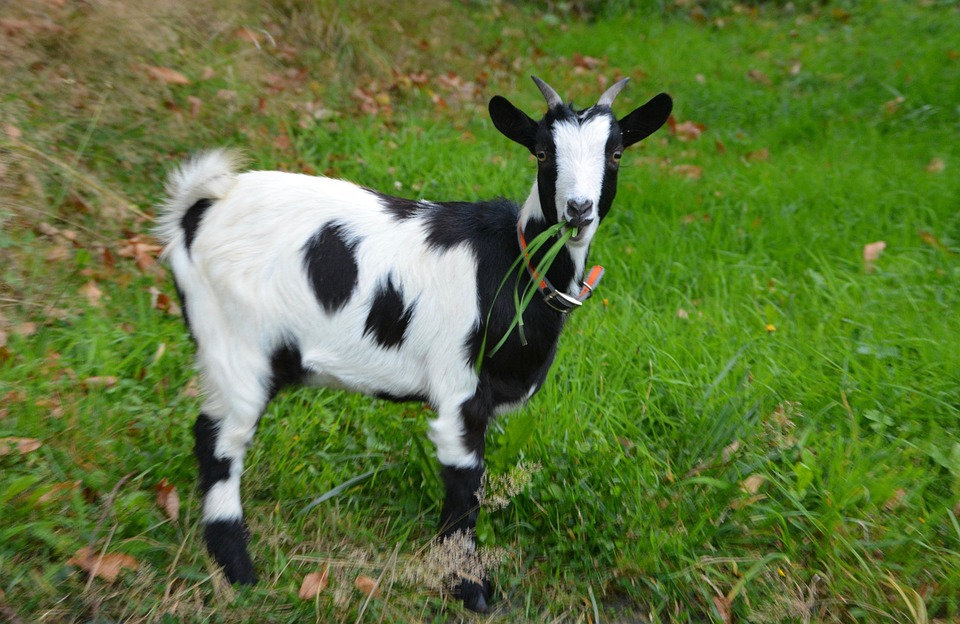
#> input picture Basics/goat-2775034_960_720-3704390797.jpg, 960 x 624 px
$ jupyter execute --allow-errors 'Testing Building Blocks.ipynb'   (shell and % lines are left out)
#> lines starting #> are read from the running program, lines starting #| are printed output that depends on the picture
### Basics/nn_building_blocks.py
import numpy as np
import copy
import math


def initialize_parameters(layer_dims, seed=None):

    if seed is not None:
        np.random.seed(seed)

    parameters = {}

    L= len(layer_dims)

    for l in range(1,L):
        parameters["W" + str(l)] = np.random.randn(layer_dims[l], layer_dims[l-1]) * 0.01
        parameters["b" + str(l)] = np.zeros((layer_dims[l],1))

        assert(parameters['W' + str(l)].shape == (layer_dims[l], layer_dims[l - 1]))
        assert(parameters['b' + str(l)].shape == (layer_dims[l], 1))

    return parameters

def initialize_parameters_xavier(layer_dims, seed=None):

    if seed is not None:
        np.random.seed(seed)

    parameters = {}
    L = len(layer_dims)

    for l in range(1, L):
        parameters['W' + str(l)] = np.random.randn(layer_dims[l], layer_dims[l-1]) / np.sqrt(layer_dims[l-1])
        parameters['b' + str(l)] = np.zeros((layer_dims[l], 1))

        assert(parameters['W' + str(l)].shape == (layer_dims[l], layer_dims[l-1]))
        assert(parameters['b' + str(l)].shape == (layer_dims[l], 1))


    return parameters


# [16 lines left out: function initialize_parameters_he, not called in this run]


##############################################################################################################################


def linear_forward(A_prev, W, b):
    Z = np.dot(W, A_prev) +b
    return Z


def sigmoid(Z):
    A = 1 / (1+np.exp(-Z))
    return A

def relu(Z):
    A = np.maximum(0, Z)
    assert(A.shape == Z.shape)
    return A


##############################################################################################################################

def linear_activation_forward(A_prev, W, b, activation):

    if activation == "sigmoid":
        Z = linear_forward(A_prev, W, b)
        A = sigmoid(Z)
    elif activation == "relu":
        Z = linear_forward(A_prev, W, b)
        A = relu(Z)
    elif activation == "tanh":
        Z = linear_forward(A_prev, W, b)
        A = np.tanh(Z)
    else:
        raise ValueError(f"Unsupported activation function: {activation}")
    cache = (Z, A_prev, W, b)

    return A, cache


def forward_propagation(X, parameters, hidden_activation="relu", output_activation="sigmoid"):

    '''
    cache order = (Z1, A1, W1, b1, Z2, A2, W2, b2......ZL, AL, WL, bL)
    '''

    A = X
    L = len(parameters)//2
    caches = []

    if L > 1:
        for l in range(1, L):
            A_prev = A
            A, cache = linear_activation_forward(A_prev, parameters["W"+str(l)], parameters["b"+str(l)], hidden_activation)
            caches += cache[0], A, cache[2], cache[3]

        AL, cacheL = linear_activation_forward(A, parameters["W"+str(L)], parameters["b"+str(L)], output_activation)
        caches += cacheL[0], AL, cacheL[2], cacheL[3]
    else:
        AL, cacheL = linear_activation_forward(A, parameters["W"+str(L)], parameters["b"+str(L)], output_activation)
        caches += cacheL[0], AL, cacheL[2], cacheL[3]

    return AL, caches


##############################################################################################################################

def compute_cost_log_loss(AL, Y):
    AL = np.clip(AL, 1e-15, 1 - 1e-15)
    Y = Y.reshape(1, -1)

    m = Y.shape[1]

    j = -(1/m) * np.sum((Y*np.log(AL)) + ((1-Y)*np.log(1-AL)))

    j = np.squeeze(j)

    return j

# [45 lines left out: functions compute_cost_with_regularization, compute_batch_cost, compute_batch_cost_regularization, not called in this run]


##############################################################################################################################

def linear_backward(dZ, A_prev, W, b, lambd):
    m = A_prev.shape[1]

    dW = (1/m) * np.dot(dZ, A_prev.T) + ((lambd/m)*W)
    db = (1/m) * np.sum(dZ, axis=1, keepdims=True)
    dA_prev = np.dot(W.T, dZ)

    return dA_prev, dW, db


# [5 lines left out: function sigmoid_backwards, not called in this run]

def relu_backwards(dA, Z):
    dZ = np.array(dA, copy=True)
    dZ[Z <= 0] = 0
    assert (dZ.shape == Z.shape)
    return dZ

def tanh_backwards(dA, Z):
    A = np.tanh(Z)
    dZ = dA * (1-np.square(A))
    assert (dZ.shape == Z.shape)
    return dZ


def linear_activation_backward(dA, Z, A_prev, W, b, activation, lambd):

    if activation == "relu":
        dZ = relu_backwards(dA, Z)
        dA_prev, dW, db = linear_backward(dZ, A_prev, W, b, lambd)
    elif activation == "sigmoid":
        dZ = sigmoid_backwards(dA, Z)
        dA_prev, dW, db = linear_backward(dZ, A_prev, W, b, lambd)
    elif activation == "tanh":
        dZ = tanh_backwards(dA, Z)
        dA_prev, dW, db = linear_backward(dZ, A_prev, W, b, lambd)


    return dA_prev, dW, db


def backward_propagation(X, Y, caches, hidden_activation="relu", lambd=0):

    '''
    cache order = (Z1, A1, W1, b1, Z2, A2, W2, b2......ZL, AL, WL, bL)
    '''

    grads = {}
    L = len(caches)//4
    m = X.shape[1]
    AL = caches[-3]
    Y = Y.reshape(AL.shape)

    dZL = AL-Y


    if L > 1:
        A_prev = caches[-7]
        ZL = caches[-4]
        WL = caches[-2]
        bL = caches[-1]

        dA_prev = np.dot(WL.T, dZL)
        dWL = (1/m) * np.dot(dZL, A_prev.T) + ((lambd/m)*WL)
        dbL = (1/m) * np.sum(dZL, axis=1, keepdims=True)

        # grads["dA" + str(L-1)] = dA_prev_temp
        grads["dW" + str(L)] = dWL
        grads["db" + str(L)] = dbL


        for l in reversed(range(L-1)):
            dAl = dA_prev
            Zl = caches[((l+1)*4)-4]
            Al = caches[((l+1)*4)-3]
            Wl = caches[((l+1)*4)-2]
            bl = caches[((l+1)*4)-1]

            if l > 0:
                A_prev = caches[l*4-3]
            else:
                A_prev = X

            dA_prev, dWl, dbl = linear_activation_backward(dAl, Zl, A_prev, Wl, bl, hidden_activation, lambd)
            # grads["dA" + str(l)] = dA_prev_temp
            grads["dW" + str(l+1)] = dWl
            grads["db" + str(l+1)] = dbl
    else:
        WL = caches[-2]
        dA_prev = np.dot(WL.T, dZL)
        dWL = (1/m) * np.dot(dZL, X.T) + ((lambd/m)*WL)
        dbL = (1/m) * np.sum(dZL, axis=1, keepdims=True)

        # grads["dA" + str(L-1)] = dA_prev_temp
        grads["dW" + str(L)] = dWL
        grads["db" + str(L)] = dbL


    return grads


##############################################################################################################################

def update_parameters(params, grads, learning_rate):
    parameters = copy.deepcopy(params)
    L = len(params)//2

    for l in range(1, L+1):
        parameters["W"+str(l)] = parameters["W"+str(l)] - (learning_rate * grads["dW"+str(l)])
        parameters["b"+str(l)] = parameters["b"+str(l)] - (learning_rate * grads["db"+str(l)])

    return parameters

##############################################################################################################################

def predict(X, y, parameters, print_accuracy=True):
    m = X.shape[1]
    n = len(parameters) // 2
    p = np.zeros((1,m))

    probas, _ = forward_propagation(X, parameters)

    for i in range(0, probas.shape[1]):
        if probas[0,i] > 0.5:
            p[0,i] = 1
        else:
            p[0,i] = 0
    if print_accuracy:
        print("Accuracy: "  + str(np.sum((p == y)/m)))

    return p


##############################################################################################################################


# [81 lines left out: functions linear_activation_forward_dropout, forward_propagation_with_dropout, linear_activation_backward_dropout, backward_propagation_with_dropout, not called in this run]


##############################################################################################################################


def gradient_checking(parameters, gradients, X, Y, epsilon=1e-7, print_msg=False, hidden_activation="relu", output_activation="sigmoid"):
    parameters_values, keys = dictionary_to_vector(parameters)
    grad = gradients_to_vector(gradients)


    num_parameters = len(parameters_values)
    J_plus = np.zeros((num_parameters, 1))
    J_minus = np.zeros((num_parameters, 1))
    gradapprox = np.zeros((num_parameters, 1))

    for i in range(num_parameters):
        theta_plus = np.copy(parameters_values)
        theta_plus[i] += epsilon
        J_plus[i], _ = gradient_checking_forward_propagation(X, Y, vector_to_dictionary(theta_plus,parameters), hidden_activation, output_activation)

        theta_minus = np.copy(parameters_values)
        theta_minus[i] -=  epsilon
        J_minus[i], _ = gradient_checking_forward_propagation(X, Y, vector_to_dictionary(theta_minus,parameters), hidden_activation, output_activation)

        gradapprox[i] = (J_plus[i]-J_minus[i]) / (2*epsilon)

    numerator = np.linalg.norm(grad - gradapprox)
    denominator = np.linalg.norm(grad) + np.linalg.norm(gradapprox)
    difference = (numerator) / (denominator)

    if print_msg:
        if difference > 2e-7:
            print ("\033[93m" + "There is a mistake in the backward propagation! difference = " + str(difference) + "\033[0m")
        else:
            print ("\033[92m" + "Your backward propagation works perfectly fine! difference = " + str(difference) + "\033[0m")

    return difference


def vector_to_dictionary(theta, shape_reference):
    parameters = {}
    cursor = 0
    for l in range(1, len(shape_reference) //2 + 1):
        Wl_shape = shape_reference["W"+str(l)].shape
        bl_shape = shape_reference["b"+str(l)].shape

        size_W = Wl_shape[0]*Wl_shape[1]
        parameters["W"+str(l)] = theta[cursor: cursor+size_W].reshape(Wl_shape)
        cursor += size_W

        size_b = bl_shape[0]*bl_shape[1]
        parameters["b"+str(l)] = theta[cursor: cursor+size_b].reshape(bl_shape)
        cursor += size_b

    return parameters


def gradients_to_vector(gradients):

    theta = []
    dW_keys = [key for key in gradients.keys() if key.startswith('dW')]
    L = len(dW_keys)

    for l in range(1, L + 1):

        for grad in ['dW', 'db']:
            key = grad + str(l)
            vector = gradients[key].reshape(-1, 1)
            theta.append(vector)

    theta = np.concatenate(theta, axis=0)
    return theta


def dictionary_to_vector(parameters):

    keys = []
    theta = []

    L = len(parameters) // 2

    for l in range(1, L + 1):

        for param in ['W', 'b']:
            key = param + str(l)
            vector = parameters[key].reshape(-1, 1)
            keys += [key] * vector.shape[0]
            theta.append(vector)

    theta = np.concatenate(theta, axis=0)
    return theta, keys


def gradient_checking_forward_propagation(X, Y, parameters, hidden_activation="relu", output_activation="sigmoid"):
    '''
    cache order = (Z1, A1, W1, b1, Z2, A2, W2, b2......ZL, AL, WL, bL)
    '''

    A = X
    L = len(parameters)//2
    caches = []
    m = X.shape[1]

    for l in range(1, L):
        A_prev = A
        A, cache = linear_activation_forward(A_prev, parameters["W"+str(l)], parameters["b"+str(l)], hidden_activation)
        caches += cache[0], A, cache[2], cache[3]

    AL, cacheL = linear_activation_forward(A, parameters["W"+str(L)], parameters["b"+str(L)], output_activation)
    caches += cacheL[0], AL, cacheL[2], cacheL[3]

    cost = compute_cost_log_loss(AL, Y)

    caches = tuple(caches)
    return cost, caches


##############################################################################################################################


# [95 lines left out: functions random_mini_batches, initialize_velocity, update_parameters_with_momentum, initialize_adam, update_parameters_with_adam, not called in this run]

##############################################################################################################################


def update_lr(learning_r, epoch, decay_rate):
    learning_rate = 1/(1+decay_rate*epoch)*learning_r
    return learning_rate

def schedule_lr_decay(learning_r, epoch, decay_rate, time_interval=1000):
    learning_rate = 1/(1+decay_rate*np.floor(epoch/time_interval))*learning_r
    return learning_rate


################################################## The Model #####################################################################


# [146 lines left out: function model, not called in this run]


# [221 lines of commented-out code are left out]

### Basics/Testing Building Blocks.ipynb
[cell 1]
import numpy as np
import matplotlib.pyplot as plt
import scipy
import math
import sklearn
import sklearn.datasets
import h5py
from PIL import Image
from scipy import ndimage
import copy


from nn_building_blocks import *

[cell 2]
def model(X, Y, layers_dims,
                        optimizer="gd", learning_rate = 0.0007, num_epochs = 5000,
                        momentum_beta = 0.9, adam_beta1 = 0.9, adam_beta2 = 0.999,  epsilon = 1e-8,
                        init="random", hidden_activation="relu", output_activation="sigmoid",
                        lambd=0, keep_probs=1, mini_batch_size = None,
                        decay=None, decay_rate=1,
                        print_cost = False, seed=None, check_gradient=False):

    assert(lambd ==0 or keep_probs==1)
    if seed is not None:
        np.random.seed(seed)


    L = len(layers_dims)
    costs = []
    t = 0
    m = X.shape[1]
    lr_rates = []
    learning_rate0 = learning_rate
    batch_seed = 10


    if init == "random":
        parameters = initialize_parameters(layers_dims, seed)
    elif init == "he":
        parameters = initialize_parameters_he(layers_dims, seed)
    elif init == "xavier":
        parameters = initialize_parameters_xavier(layers_dims, seed)


    if optimizer != "momentum" and optimizer != "adam":
        pass
    elif optimizer == "momentum":
        v = initialize_velocity(parameters)
    elif optimizer == "adam":
        v, s = initialize_adam(parameters)

    if mini_batch_size is not None:
        for i in range(num_epochs):

            batch_seed = batch_seed + 1
            minibatches = random_mini_batches(X, Y, mini_batch_size, batch_seed)
            cost_total = 0

            for k, minibatch in enumerate(minibatches):

                (minibatch_X, minibatch_Y) = minibatch

                if keep_probs == 1:
                    al, caches = forward_propagation(minibatch_X, parameters, hidden_activation, output_activation)
                elif keep_probs < 1:
                    al, caches = forward_propagation_with_dropout(minibatch_X, parameters, hidden_activation, output_activation, keep_probs)

                if lambd == 0:
                    cost_total += compute_batch_cost(al, minibatch_Y)
                elif lambd > 0:
                    cost_total += compute_batch_cost_regularization(al, minibatch_Y, parameters, lambd)

                if lambd >= 0 and keep_probs == 1:
                    grads = backward_propagation(minibatch_X, minibatch_Y, caches, hidden_activation, lambd)
                elif keep_probs < 1:
                    grads = backward_propagation_with_dropout(minibatch_X, minibatch_Y, caches, keep_probs, al, hidden_activation)


                if check_gradient and (i % 1000 == 0 or i==num_epochs-1) and k == 0:
                    difference = gradient_checking(parameters, grads, minibatch_X, minibatch_Y, 1e-7, False, hidden_activation, output_activation)
                    print(f"Gradient check difference for minibatch {k} is {difference}")


                if optimizer != "momentum" and optimizer != "adam":
                    parameters = update_parameters(parameters, grads, learning_rate)
                elif optimizer == "momentum":
                    parameters, v = update_parameters_with_momentum(parameters, grads, v, momentum_beta, learning_rate)
                elif optimizer == "adam":
                    t = t + 1 # Adam counter
                    parameters, v, s, _, _ = update_parameters_with_adam(parameters, grads, v, s,
                                                                   t, learning_rate, adam_beta1, adam_beta2,  epsilon)


            if decay:
                learning_rate = decay(learning_rate0, i, decay_rate)

            cost_avg = cost_total / m
            if print_cost and (i % 1000 == 0 or i==num_epochs-1):
                print ("Cost after epoch %i: %f" %(i, cost_avg))
                if decay:
                    print("learning rate after epoch %i: %f"%(i, learning_rate))

            if print_cost and i % 100 == 0:
                costs.append(cost_avg)


    else:
        for i in range(num_epochs):
            if keep_probs == 1:
                al, caches = forward_propagation(X, parameters, hidden_activation, output_activation)
            elif keep_probs < 1:
                al, caches = forward_propagation_with_dropout(X, parameters, hidden_activation, output_activation, keep_probs)

            if lambd == 0:
                cost_avg = compute_cost_log_loss(al, Y)
            elif lambd > 0:
                cost_avg = compute_cost_with_regularization(al, Y, parameters, lambd)

            if lambd >= 0 and keep_probs == 1:
                grads = backward_propagation(X, Y, caches, hidden_activation, lambd)
            elif keep_probs < 1:
                grads = backward_propagation_with_dropout(X, Y, caches, keep_probs, al, hidden_activation)

            if optimizer != "momentum" and optimizer != "adam":
                parameters = update_parameters(parameters, grads, learning_rate)
            elif optimizer == "momentum":
                parameters, v = update_parameters_with_momentum(parameters, grads, v, momentum_beta, learning_rate)
            elif optimizer == "adam":
                t = t + 1 # Adam counter
                parameters, v, s, _, _ = update_parameters_with_adam(parameters, grads, v, s,
                                                               t, learning_rate, adam_beta1, adam_beta2,  epsilon)


            if decay:
                learning_rate = decay(learning_rate0, i, decay_rate)

            if check_gradient and (i % 1000 == 0 or i==num_epochs-1):
                difference = gradient_checking(parameters, grads, X, Y, 1e-7, False, hidden_activation, output_activation)
                print(f"Gradient check difference: {difference}")


            if print_cost and (i % 1000 == 0 or i==num_epochs-1):
                print ("Cost after epoch %i: %f" %(i, cost_avg))
                if decay:
                    print("learning rate after epoch %i: %f"%(i, learning_rate))
            if print_cost and i % 100 == 0:
                costs.append(cost_avg)


    # # plot the cost
    plt.plot(costs)
    plt.ylabel('cost')
    plt.xlabel('epochs (per 100)')
    plt.title("model Learning rate = " + str(learning_rate))
    plt.show()

    # Parameters for prediction and grads for gradient checking
    return parameters, grads

# Binary Classification with Tanh in a Single Hidden Layer NN

[cell 3]
np.random.seed(1)
m = 400 # number of examples
N = int(m/2) # number of points per class
D = 2 # dimensionality
X = np.zeros((m,D)) # data matrix where each row is a single example
Y = np.zeros((m,1), dtype='uint8') # labels vector (0 for red, 1 for blue)
a = 4 # maximum ray of the flower

for j in range(2):
    ix = range(N*j,N*(j+1))
    t = np.linspace(j*3.12,(j+1)*3.12,N) + np.random.randn(N)*0.2 # theta
    r = a*np.sin(4*t) + np.random.randn(N)*0.2 # radius
    X[ix] = np.c_[r*np.sin(t), r*np.cos(t)]
    Y[ix] = j

X = X.T
Y = Y.T

[cell 4]
binary_classification_layers_dims = (X.shape[0], 4, 1)

[cell 5]
# [57 lines left out: function binary_1L_model, not called in this run]

[cell 6]
def predict1(parameters, X):
    A2, cache = forward_propagation(X, parameters, "tanh")
    prediction = (A2 > 0.5).astype(int)
    return prediction

[cell 7]
def plot_decision_boundary(model, X, y):
    # Set min and max values and give it some padding
    x_min, x_max = X[0, :].min() - 1, X[0, :].max() + 1
    y_min, y_max = X[1, :].min() - 1, X[1, :].max() + 1
    h = 0.01
    # Generate a grid of points with distance h between them
    xx, yy = np.meshgrid(np.arange(x_min, x_max, h), np.arange(y_min, y_max, h))
    # Predict the function value for the whole grid
    Z = model(np.c_[xx.ravel(), yy.ravel()])
    Z = Z.reshape(xx.shape)
    # Plot the contour and training examples
    plt.contourf(xx, yy, Z, cmap=plt.cm.Spectral)
    plt.ylabel('x2')
    plt.xlabel('x1')
    plt.scatter(X[0, :], X[1, :], c=y, cmap=plt.cm.Spectral)

[cell 8]
def load_extra_datasets():
    N = 200
    noisy_circles = sklearn.datasets.make_circles(n_samples=N, factor=.5, noise=.3)
    noisy_moons = sklearn.datasets.make_moons(n_samples=N, noise=.2)
    blobs = sklearn.datasets.make_blobs(n_samples=N, random_state=5, n_features=2, centers=6)
    gaussian_quantiles = sklearn.datasets.make_gaussian_quantiles(mean=None, cov=0.5, n_samples=N, n_features=2, n_classes=2, shuffle=True, random_state=None)
    no_structure = np.random.rand(N, 2), np.random.rand(N, 2)

    return noisy_circles, noisy_moons, blobs, gaussian_quantiles, no_structure

[cell 9]
binary_parameters, gradients = model(X, Y, binary_classification_layers_dims, hidden_activation="tanh", optimizer = "gd", learning_rate = 1.2, num_epochs=10000, print_cost=True, check_gradient=True, seed=1)
#> in model, `plt.show()`:
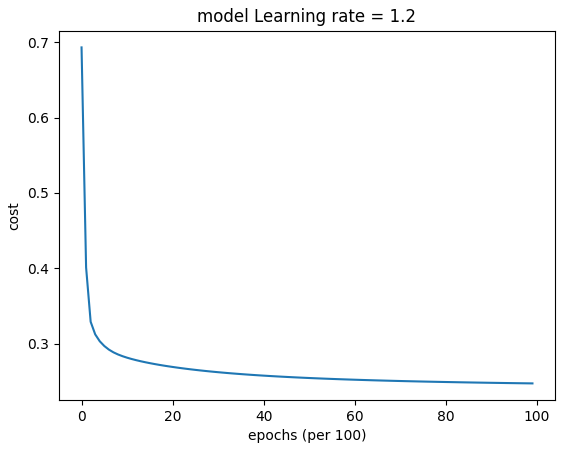
#> figure drawn by matplotlib, 1 panel; curve peaks at x = 0, y = 0.693

# Predict
predictions = predict1(binary_parameters, X)

[cell 10]
predictions = predict1(binary_parameters, X)
print ('Accuracy: %d' % float((np.dot(Y, predictions.T) + np.dot(1 - Y, 1 - predictions.T)) / float(Y.size) * 100) + '%')

[cell 11]
plot_decision_boundary(lambda x: predict1(binary_parameters, x.T), X, Y)
plt.title("Decision Boundary for hidden layer size " + str(4))
plt.show()
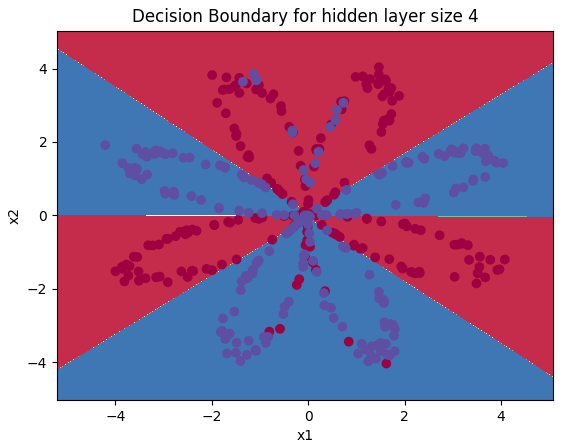
#> figure drawn by matplotlib, 1 panel

[cell 12]
# Datasets
'''
Rerun the cells above after selecting a datasets and running this cell
'''

noisy_circles, noisy_moons, blobs, gaussian_quantiles, no_structure = load_extra_datasets()

datasets = {"noisy_circles": noisy_circles,
            "noisy_moons": noisy_moons,
            "blobs": blobs,
            "gaussian_quantiles": gaussian_quantiles}

### START CODE HERE ### (choose your dataset)
dataset = "noisy_circles"
### END CODE HERE ###

X, Y = datasets[dataset]
X, Y = X.T, Y.reshape(1, Y.shape[0])

# make blobs binary
if dataset == "blobs":
    Y = Y%2

# Visualize the data
plt.scatter(X[0, :], X[1, :], c=Y, s=40, cmap=plt.cm.Spectral);
plt.show()
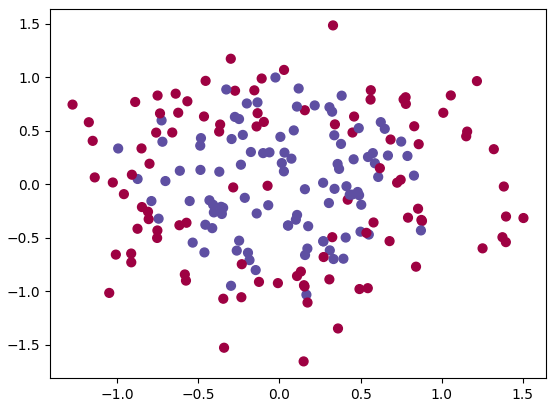
#> figure drawn by matplotlib, 1 panel

# Binary Image Classification (Cats vs Not Cats)

#> (a cell that did not finish here is left out)

[cell 14]
# Example of a picture
index = 10
#> (the rest of this cell did not finish here and is left out)

#> (a cell that did not finish here is left out)

#> (a cell that did not finish here is left out)

[cell 17]
# [57 lines left out: function image_classification_model, not called in this run]

#> (a cell that did not finish here is left out)

#> (a cell that did not finish here is left out)

#> (a cell that did not finish here is left out)

[cell 21]
my_image = "goat-2775034_960_720-3704390797.jpg"
my_label_y = [1]


num_px = 64
fname = my_image
image = np.array(Image.open(fname).resize((num_px, num_px)))
plt.imshow(image)
plt.show()
image = image / 255.
#> (the rest of the program and of its run is left out)
